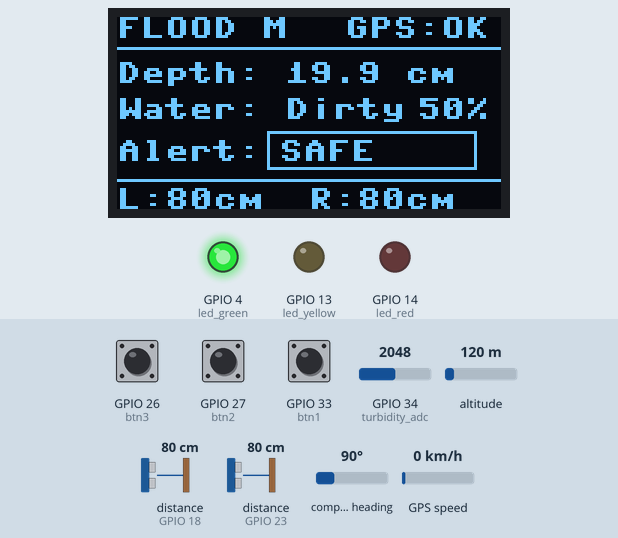
Bench run of a program on a simulated ESP32 board running MicroPython. Parts: 128×64 one-colour display, output pins drawn as LEDs (lit = HIGH). The inputs (shaded band) are chosen by the test bench; at power-on: distance to the obstacle (sensors on GPIO 18, GPIO 23) 80 cm, GPIO 34 (turbidity_adc) = 2048, GPIO 26 (btn3) HIGH, GPIO 27 (btn2) HIGH, GPIO 33 (btn1) HIGH, altitude 120 m, compass heading 90°, GPS speed 0 km/h (analog values on the 0–4095 scale). The echo pulse lasts 58.3 µs per cm; WiFi joins after 1.5 s; the clock reads 2024-03-15 10:24:30 at power-on unless the program sets it; files the program writes start out absent; the GPS gets a fix after 3 s at 37.7749, -122.4194 with 8 satellites; web requests get an empty 200 reply after 0.4 s; threads take turns every 2 ms; files that are not in the repository are absent; library files of the repository ran but are not shown: boot.py, sh1106.py; pins used as bus, display or sensor lines are not drawn; what the program prints to the serial console is not drawn.

Above: at 5.3 s.
5.4 s: distance to the obstacle (sensor on GPIO 18) set to 73 cm
At 12.7 s:
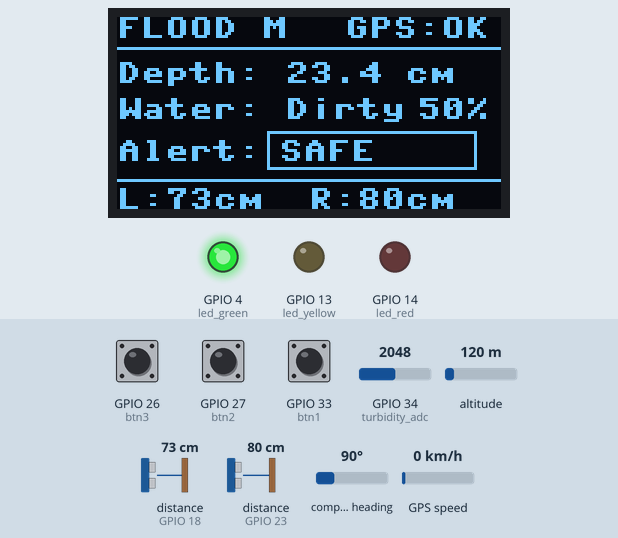
13.2 s: distance to the obstacle (sensor on GPIO 18) set to 65 cm
At 19.7 s:
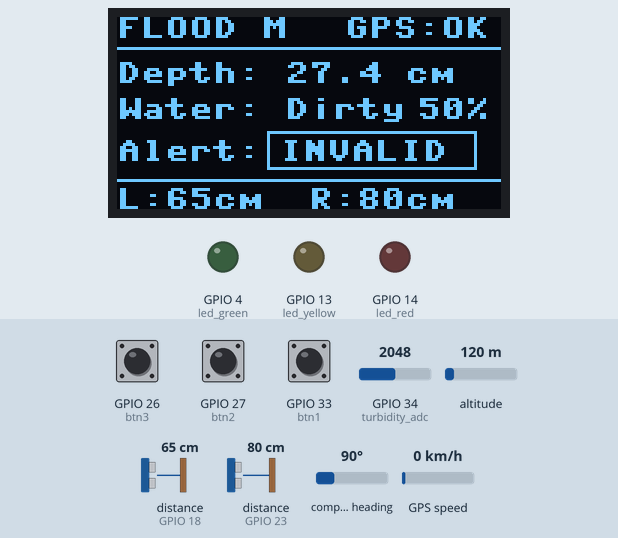
20.3 s: GPIO 34 (turbidity_adc) set to 1983
At 26.6 s:
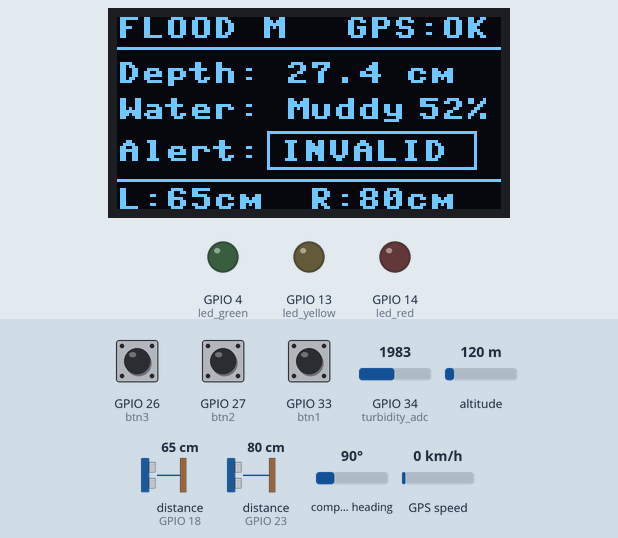
27.3 s: GPIO 26 (btn3) pulled LOW for 2.45 s
At 29.4 s:
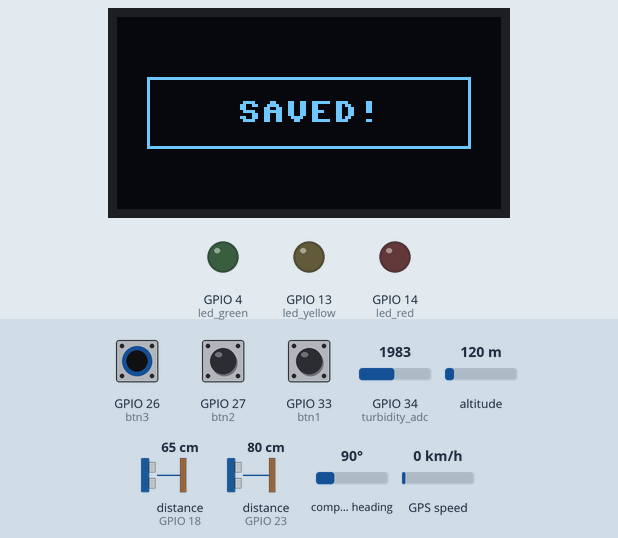
33.4 s: GPIO 34 (turbidity_adc) set to 122
At 40.1 s:
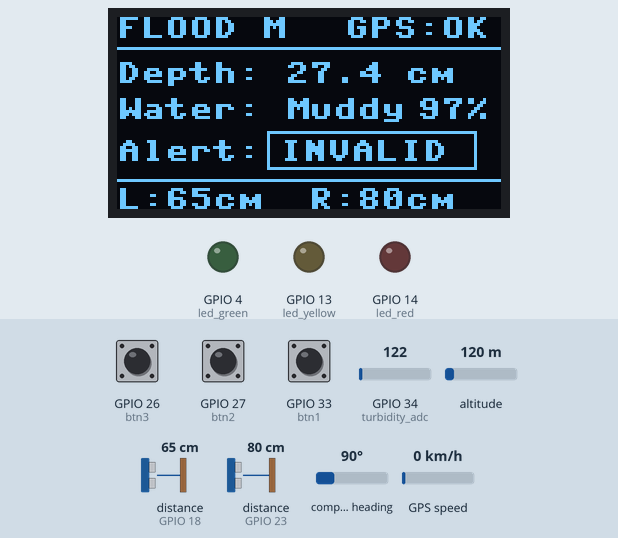
40.4 s: distance to the obstacle (sensor on GPIO 18) set to 2 cm
At 47.1 s:
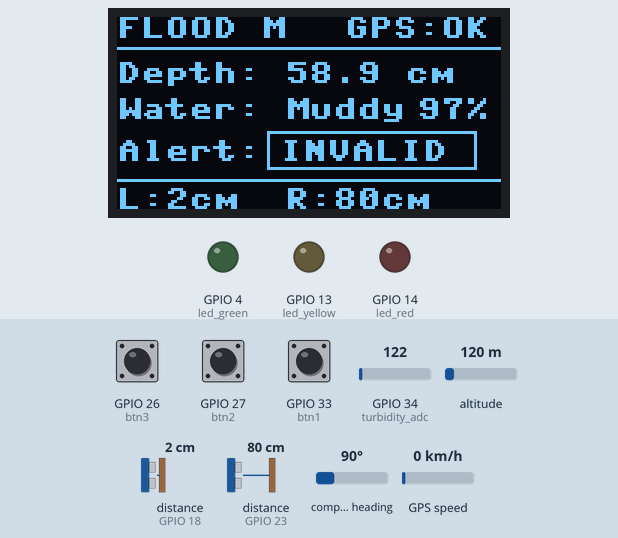
Timing chart, 0 to 48.5 s (numbered marks = the images above; inputs shaded):
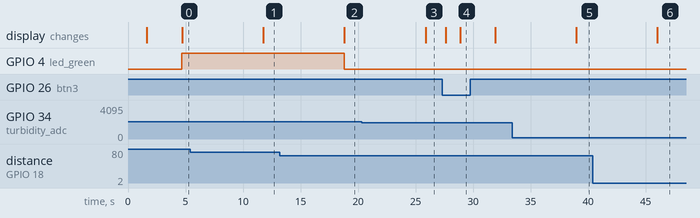

The program:

main.py
```python
print("+=+=+=+=+=+=+=+=+=+=+=+=+=+=+=+=+=+=+=+=+=+=+=+=+=+=+=+=+=+=+=+=")
print("\n\t   Flood Monitoring Dashboard")
print("\n\t\t\tBy:\n")
print("\t[Muhammad Irfan Bin Mohd Fardaus]")
print("\t\t   (2026)\n")
print("+=+=+=+=+=+=+=+=+=+=+=+=+=+=+=+=+=+=+=+=+=+=+=+=+=+=+=+=+=+=+=+=")

# Import libraries
from machine import Pin, ADC, I2C, UART
from micropyGPS import MicropyGPS
from ajsr04m import AJSR04M
from utime import sleep
import _thread
import network
import urequests
import sh1106
import json
import ntptime
import time
import gc

# configuration
led_green = Pin(4, Pin.OUT)
led_yellow = Pin(13, Pin.OUT)
led_red = Pin(14, Pin.OUT)

btn1 = Pin(33, Pin.IN, Pin.PULL_UP)
btn2 = Pin(27, Pin.IN, Pin.PULL_UP)
btn3 = Pin(26, Pin.IN, Pin.PULL_UP)

sensor1 = AJSR04M(trigger_pin=5, echo_pin=18)
sensor2 = AJSR04M(trigger_pin=19, echo_pin=23)

turbidity_adc = ADC(Pin(34))
turbidity_adc.atten(ADC.ATTN_11DB) # Full range: 0-3.3V (0-4095)

gps_uart = UART(2, baudrate=9600, tx=17, rx=16)
my_gps = MicropyGPS()

i2c = I2C(0, scl=Pin(22), sda=Pin(21))
oled = sh1106.SH1106_I2C(128, 64, i2c, rotate=180)

# Firestore configuration
PROJECT_ID = 'your-firebase-project-id'
API_KEY    = 'your-firebase-api-key'

# Parameter
WIFI_SSID = 'Your_WiFi_Name'
WIFI_PASS = 'Your_WiFi_Password'
DEVICE_ID = "SENSOR_001"  # Unique identifier for device
sensor_height = 100 # Default sensor installation height from ground (cm)
SETTINGS_FILE = 'settings.json' # File to store persistent data
settings_requested = False
last_btn3_press = 0
upload_in_progress = False

# Function blocks
def connect_wifi():     # Connect to Wi-Fi and sync local time.
    wlan = network.WLAN(network.STA_IF)
    wlan.active(True)
    if not wlan.isconnected():
        oled.fill(0)
        oled.text("Connecting WiFi...", 0, 0)
        oled.show()
        wlan.connect(WIFI_SSID, WIFI_PASS)
        while not wlan.isconnected():
            time.sleep(0.5)

    oled.fill(0)
    oled.text("WiFi Connected!", 0, 0)
    oled.show()
    time.sleep(1)
    try:
        print("Syncing time via NTP...")
        ntptime.settime()
        print("Time synced!")
    except Exception as e:
        print("Failed to sync time:", e)

def load_settings():      # Loads configuration from a JSON file in flash memory.
    global sensor_height
    try:
        with open(SETTINGS_FILE, 'r') as f:
            data = json.load(f)
            sensor_height = data.get('sensor_height', 100)
            print(f"[SYSTEM] Loaded settings: Height = {sensor_height}cm")
    except OSError:
        # File doesn't exist yet, which is normal on first boot
        print("[SYSTEM] No settings file found. Using default and creating file.")
        save_settings()
    except Exception as e:
        print(f"[ERROR] Failed to load settings: {e}")

def save_settings():       # Saves current configuration to a JSON file in flash memory.
    try:
        with open(SETTINGS_FILE, 'w') as f:
            json.dump({'sensor_height': sensor_height}, f)
        print(f"[SYSTEM] Saved settings: Height = {sensor_height}cm")
    except Exception as e:
        print(f"[ERROR] Failed to save settings: {e}")

def read_turbidity():
    """Reads analog value and converts to a dummy percentage."""
    val = turbidity_adc.read()
    # Basic mapping from 0-4095 to 0-100%.
    percentage = 100.0 - ((val / 4095.0) * 100.0)
    if percentage < 0:
        percentage = 0.0
    elif percentage > 100:
        percentage = 100.0
    return percentage

def update_gps():   # Safely updates GPS data without fragmenting RAM

    while gps_uart.any():
        gps_uart.read(gps_uart.any())

    start_time = time.ticks_ms()

    while time.ticks_diff(time.ticks_ms(), start_time) < 2000:
        if gps_uart.any():
            raw_data = gps_uart.read()
            for byte in raw_data:
                my_gps.update(chr(byte))

def btn3_isr(pin):        # Interrupt Service Routine for Button 3

    global settings_requested, last_btn3_press
    current_time = time.ticks_ms()

    if time.ticks_diff(current_time, last_btn3_press) > 300:
        settings_requested = True
        last_btn3_press = current_time

btn3.irq(trigger=Pin.IRQ_FALLING, handler=btn3_isr)

def format_firestore_doc(data):       # Converts a standard Python dictionary into the strict Firestore Document format.
    fields = {}
    for key, value in data.items():
        if isinstance(value, bool):
            fields[key] = {"booleanValue": value}
        elif isinstance(value, int):
            fields[key] = {"integerValue": value}
        elif isinstance(value, float):
            fields[key] = {"doubleValue": value}
        else:
            fields[key] = {"stringValue": str(value)} # Convert tuples (like GPS) to string
    return {"fields": fields}

def write_to_firestore(collection, data): # Threaded function to send data to Firestore without blocking the main loop.
    global upload_in_progress

    url = f"https://firestore.googleapis.com/v1/projects/{PROJECT_ID}/databases/(default)/documents/{collection}?key={API_KEY}"
    firestore_payload = format_firestore_doc(data)

    print("Uploading record to Firestore...")
    gc.collect() # Clean up memory before heavy network task

    try:
        response = urequests.post(url, json=firestore_payload)
        if response.status_code == 200:
            print("Upload Successful!")
        else:
            print(f"Failed. Status Code: {response.status_code}")
        response.close()
    except Exception as e:
        # If Wi-Fi drops, it will fail here instead of crashing the whole board
        print("Error sending data:", e)
    finally:
        upload_in_progress = False


def main():  #  Main function that runs the flood monitoring dashboard, handles sensor readings, user input, and data uploads.
    global sensor_height, settings_requested, upload_in_progress

    led_green.value(0)
    led_yellow.value(0)
    led_red.value(0)
    load_settings()
    connect_wifi()

    danger_start_ticks = None
    warning_start_ticks = None
    THREE_MINUTES_MS = 180000

    while True:
        if btn3.value() == 0:
            sleep(0.2)

            # Setting Loop
            while True:
                oled.fill(0)
                oled.rect(0, 0, 128, 64, 1)
                oled.text(" SETTING MODE ", 10, 5)
                oled.hline(0, 16, 128, 1)
                oled.text(f"Height: {sensor_height}cm", 8, 30)
                oled.text("[+] [-] [SAVE]", 8, 50)
                oled.show()

                if btn1.value() == 0:
                    sensor_height += 1
                    sleep(0.2)
                elif btn2.value() == 0:
                    sensor_height -= 1
                    sleep(0.2)
                elif btn3.value() == 0:
                    save_settings()
                    oled.fill(0)
                    oled.rect(10, 20, 108, 24, 1)
                    oled.text("SAVED!", 40, 28)
                    oled.show()
                    settings_requested = False
                    sleep(1)
                    break

        else: # Main monitoring loop
            dist_left = sensor1.distance_cm()
            dist_right = sensor2.distance_cm()
            update_gps()

            unix_seconds = time.time() + 946684800
            timestamp_ms = int(unix_seconds * 1000)

            # flood level calculation
            depth_left = abs(sensor_height - dist_left)
            depth_right = abs(sensor_height - dist_right)
            avg_depth = (depth_left + depth_right) / 2.0

            # turbidity percentage
            turb_percent = read_turbidity()
            if turb_percent >= 50:
                turb_status = "Muddy"
            elif turb_percent >= 2:
                turb_status = "Dirty"
            else:
                turb_status = "Clean"

            # Severity status
            severity_status = ""
            if abs(dist_left - dist_right) <= 10.0: # tolerence check

                current_ticks = time.ticks_ms()

                # Track how long depth has been >= 40cm
                if avg_depth >= 40.0:
                    if danger_start_ticks is None:
                        danger_start_ticks = current_ticks
                else:
                    danger_start_ticks = None # Reset timer if it drops below 40

                # Track how long depth has been >= 15cm
                if avg_depth >= 15.0:
                    if warning_start_ticks is None:
                        warning_start_ticks = current_ticks
                else:
                    warning_start_ticks = None # Reset timer if it drops below 15

                # Determine severity based on thresholds and timers
                if avg_depth >= 40.0 and danger_start_ticks is not None and time.ticks_diff(current_ticks, danger_start_ticks) >= THREE_MINUTES_MS:
                    severity_status = "DANGER"
                    led_green.value(0)
                    led_yellow.value(0)
                    led_red.value(1)
                elif avg_depth >= 15.0 and warning_start_ticks is not None and time.ticks_diff(current_ticks, warning_start_ticks) >= THREE_MINUTES_MS:
                    severity_status = "WARNING"
                    led_green.value(0)
                    led_yellow.value(1)
                    led_red.value(0)
                else:
                    # Default Safe state (includes the first 3 minutes of a flood before it triggers)
                    severity_status = "SAFE"
                    led_green.value(1)
                    led_yellow.value(0)
                    led_red.value(0)
            else:
                severity_status = "INVALID"
                led_green.value(0)
                led_yellow.value(0)
                led_red.value(0)

            # Determine GPS status (Checks if GPS has a valid lock)
            if my_gps.valid:
                gps_status_text = "GPS:OK"
            else:
                gps_status_text = "GPS:NO"

            print(f"[ULTRASONIC] Left: {dist_left:.1f}cm | Right: {dist_right:.1f}cm")
            print(f"[DATA] Sensor Height Base: {sensor_height}cm | Current Depth: {avg_depth:.1f}cm")
            print(f"[TURBIDITY] Raw: {turb_percent:.1f}% | Status: {turb_status}")
            print(f"[LONGITUDE] {my_gps.longitude}")
            print(f"[LATITUDE] {my_gps.latitude}")
            print(f"[SEVERITY] Level: {severity_status}")
            print("-------------------------")

            #  OLED DISPLAY UPDATE
            oled.fill(0)

            oled.text("FLOOD M", 0, 0)
            oled.text(gps_status_text, 76, 0)
            oled.hline(0, 10, 128, 1)

            oled.text(f"Depth: {avg_depth:.1f} cm", 0, 15)
            oled.text(f"Water: {turb_status}", 0, 27)
            oled.text(f"{turb_percent:.0f}%", 100, 27)


            oled.text("Alert:", 0, 41)
            oled.rect(50, 38, 70, 13, 1)
            oled.text(severity_status, 54, 41)

            oled.hline(0, 54, 128, 1)
            oled.text(f"L:{dist_left:.0f}cm  R:{dist_right:.0f}cm", 0, 57)
            oled.show()

            sensor_data = {  # This dictionary will be converted to Firestore format and uploaded as a new document in the "sensor_history" collection.
                "device_id": str(DEVICE_ID),
                "depth_cm": float(avg_depth),
                "turbidity_percent": float(turb_percent),
                "turbidity_status": str(turb_status),
                "severity": str(severity_status),
                "timestamp": int (timestamp_ms),
                "latitude": float(my_gps.latitude),
                "longitude": float(my_gps.longitude),
            }

            # Push payload to the database (Collection: "sensor_history")
            if not upload_in_progress:
                # Lock it immediately so the next loop cycle ignores it
                upload_in_progress = True
                _thread.start_new_thread(write_to_firestore, ("sensor_history", sensor_data))
            else:
                print("[WARNING] Upload still in progress, skipping this data point.")

            for _ in range(50):
                if settings_requested:
                    break
                time.sleep(0.1)

if __name__ == "__main__":
    main()
```

micropyGPS.py
```python
# MicropyGPS (Memory-Optimized Version)
# Stripped down for ESP32 RAM conservation. Only parses GGA and RMC.

class MicropyGPS(object):
    SENTENCE_LIMIT = 90
    __HEMISPHERES = ('N', 'S', 'E', 'W')

    def __init__(self, local_offset=0):
        # Object Status Flags
        self.sentence_active = False
        self.active_segment = 0
        self.process_crc = False
        self.gps_segments = []
        self.crc_xor = 0
        self.char_count = 0

        # Data From Sentences
        self.timestamp = [0, 0, 0.0]
        self.local_offset = local_offset
        self._latitude = [0, 0.0, 'N']
        self._longitude = [0, 0.0, 'W']
        self.fix_stat = 0
        self.valid = False

    @property
    def latitude(self):
        """Returns Latitude as a clean decimal float"""
        decimal_degrees = self._latitude[0] + (self._latitude[1] / 60.0)
        return decimal_degrees if self._latitude[2] == 'N' else -decimal_degrees

    @property
    def longitude(self):
        """Returns Longitude as a clean decimal float"""
        decimal_degrees = self._longitude[0] + (self._longitude[1] / 60.0)
        return decimal_degrees if self._longitude[2] == 'E' else -decimal_degrees

    def gprmc(self):
        """Parse Recommended Minimum Specific GPS/Transit data (RMC)"""
        try:
            utc_string = self.gps_segments[1]
            if utc_string:
                hours = (int(utc_string[0:2]) + self.local_offset) % 24
                minutes = int(utc_string[2:4])
                seconds = float(utc_string[4:])
                self.timestamp = [hours, minutes, seconds]
        except ValueError:
            return False

        if self.gps_segments[2] == 'A':
            try:
                l_string = self.gps_segments[3]
                lat_degs = int(l_string[0:2])
                lat_mins = float(l_string[2:])
                lat_hemi = self.gps_segments[4]

                l_string = self.gps_segments[5]
                lon_degs = int(l_string[0:3])
                lon_mins = float(l_string[3:])
                lon_hemi = self.gps_segments[6]
            except ValueError:
                return False

            if lat_hemi not in self.__HEMISPHERES or lon_hemi not in self.__HEMISPHERES:
                return False

            self._latitude = [lat_degs, lat_mins, lat_hemi]
            self._longitude = [lon_degs, lon_mins, lon_hemi]
            self.fix_stat = 1
            self.valid = True
        else:
            self.valid = False
            self.fix_stat = 0

        return True

    def gpgga(self):
        """Parse Global Positioning System Fix Data (GGA)"""
        try:
            utc_string = self.gps_segments[1]
            if utc_string:
                hours = (int(utc_string[0:2]) + self.local_offset) % 24
                minutes = int(utc_string[2:4])
                seconds = float(utc_string[4:])
                self.timestamp = [hours, minutes, seconds]

            fix_stat = int(self.gps_segments[6])
        except (ValueError, IndexError):
            return False

        if fix_stat:
            try:
                l_string = self.gps_segments[2]
                lat_degs = int(l_string[0:2])
                lat_mins = float(l_string[2:])
                lat_hemi = self.gps_segments[3]

                l_string = self.gps_segments[4]
                lon_degs = int(l_string[0:3])
                lon_mins = float(l_string[3:])
                lon_hemi = self.gps_segments[5]
            except ValueError:
                return False

            if lat_hemi not in self.__HEMISPHERES or lon_hemi not in self.__HEMISPHERES:
                return False

            self._latitude = [lat_degs, lat_mins, lat_hemi]
            self._longitude = [lon_degs, lon_mins, lon_hemi]

        self.fix_stat = fix_stat
        if fix_stat > 0:
             self.valid = True
        else:
             self.valid = False

        return True

    def new_sentence(self):
        self.gps_segments = ['']
        self.active_segment = 0
        self.crc_xor = 0
        self.sentence_active = True
        self.process_crc = True
        self.char_count = 0

    def update(self, new_char):
        valid_sentence = False
        ascii_char = ord(new_char)

        if 10 <= ascii_char <= 126:
            self.char_count += 1

            if new_char == '$':
                self.new_sentence()
                return None
            elif self.sentence_active:
                if new_char == '*':
                    self.process_crc = False
                    self.active_segment += 1
                    self.gps_segments.append('')
                    return None
                elif new_char == ',':
                    self.active_segment += 1
                    self.gps_segments.append('')
                else:
                    self.gps_segments[self.active_segment] += new_char
                    if not self.process_crc:
                        if len(self.gps_segments[self.active_segment]) == 2:
                            try:
                                final_crc = int(self.gps_segments[self.active_segment], 16)
                                if self.crc_xor == final_crc:
                                    valid_sentence = True
                            except ValueError:
                                pass

                if self.process_crc:
                    self.crc_xor ^= ascii_char

                if valid_sentence:
                    self.sentence_active = False
                    if self.gps_segments[0] in self.supported_sentences:
                        if self.supported_sentences[self.gps_segments[0]](self):
                            return self.gps_segments[0]

                if self.char_count > self.SENTENCE_LIMIT:
                    self.sentence_active = False

        return None

    # Only support the two sentences that provide core location data
    supported_sentences = {
        'GPRMC': gprmc, 'GLRMC': gprmc, 'GNRMC': gprmc,
        'GPGGA': gpgga, 'GLGGA': gpgga, 'GNGGA': gpgga
    }
```

Source omitted: ajsr04m.py (3399 bytes)

Measured:
- the behaviour switches between 71 and 70 cm on distance to the obstacle (sensor on GPIO 18) (found by bisection; images 1 and 2)
- the behaviour switches between 2048 and 2047 on GPIO 34 (turbidity_adc) (found by bisection; images 2 and 3)
- after the input at 5.4 s, the display: changes after 6.4 s (image 1)
- after the input at 13.2 s, GPIO 4 (led_green): HIGH → LOW after 5.6 s; the display: changes after 5.6 s (image 2)
- after the input at 20.3 s, the display: changes after 5.6 s (image 3)
- after the input at 27.3 s, the display: first changes after 0.31 s (image 4 shows a later state)
- after the input at 33.4 s, the display: changes after 5.6 s (image 5)
- after the input at 40.4 s, the display: changes after 5.6 s (image 6)
